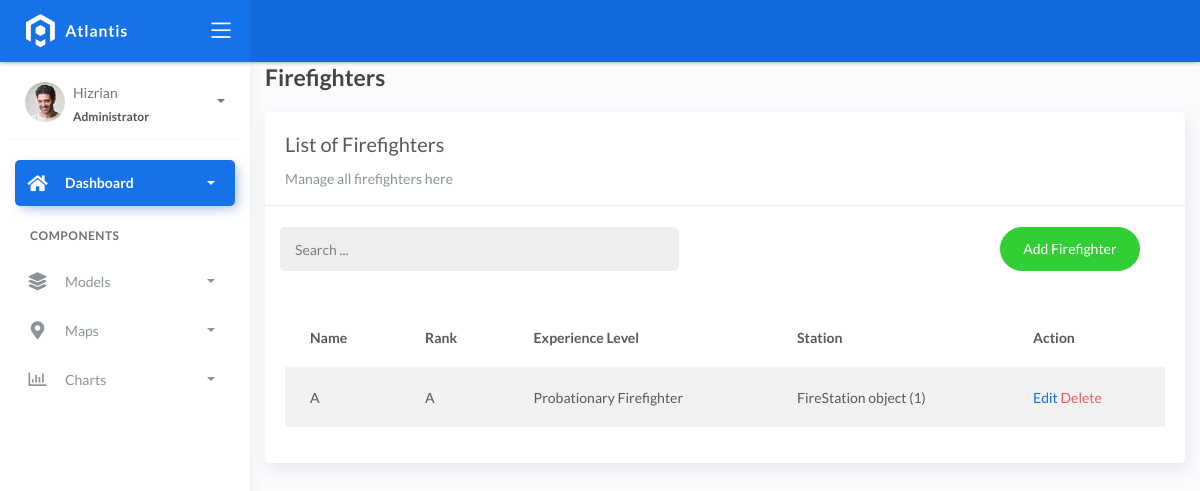
/firefighters/, run on the app's committed database.
### fire/models.py (models this page shows)
class BaseModel(models.Model):
    created_at = models.DateTimeField(auto_now_add=True, db_index=True)
    updated_at = models.DateTimeField(auto_now=True)
    class Meta:
        abstract = True

class Firefighters(BaseModel):
    XP_CHOICES = (
        ('Probationary Firefighter', 'Probationary Firefighter'),
        ('Firefighter I', 'Firefighter I'),
        ('Firefighter II', 'Firefighter II'),
        ('Firefighter III', 'Firefighter III'),
        ('Driver', 'Driver'),
        ('Captain', 'Captain'),
        ('Battalion Chief', 'Battalion Chief'),)
    name = models.CharField(max_length=150)
    rank = models.CharField(max_length=150)
    experience_level = models.CharField(max_length=150, choices=XP_CHOICES)
    station = models.ForeignKey(FireStation, on_delete=models.CASCADE, null=True, blank=True)

class FireStation(BaseModel):
    name = models.CharField(max_length=150)
    latitude = models.DecimalField(
        max_digits=22, decimal_places=16, null=True, blank=True)
    longitude = models.DecimalField(
        max_digits=22, decimal_places=16, null=True, blank=True)
    address = models.CharField(max_length=150)
    city = models.CharField(max_length=150)  # can be in separate table
    country = models.CharField(max_length=150)  # can be in separate table

### fire/views.py (the view)
# urls.py: path('firefighters/', views.FirefighterListView.as_view(), name='firefighters_list'),
class FirefighterListView(ListView):
    model = Firefighters
    template_name = "firefighters/list.html"
    context_object_name = "firefighters"
    paginate_by = 5

### templates/firefighters/list.html (shortened to what this page needs)
{% extends 'base.html' %} {% block content %}
<div class="content">
    <div class="container-fluid">
        <h4 class="page-title">Firefighters</h4>
        <div class="row">
            <div class="col-md-12">
                <div class="card">
                    <div class="card-header">
                        <div class="card-title">List of Firefighters</div>
                        <div class="card-category">Manage all firefighters here</div>
                    </div>
                    <br />
                    <div class="col-md-12 row">
                        <div class="col-md-6">
                            <form class="navbar-left navbar-form nav-search mr-md-3" action="{% url 'firefighters_list' %}">
                                <div class="input-group">
                                    <input type="text" placeholder="Search ... " class="form-control" name="q" />
                                    <div class="input-group-append">
                                        <span class="input-group-text">
                                        </span>
                                    </div>
                                </div>
                            </form>
                        </div>
                        <div class="col-md-6">
                            <div class="pull-right">
                                <a href="{% url 'firefighters_create' %}" class="btn btn-success btn-rounded">Add Firefighter</a>
                            </div>
                        </div>
                    </div>
                    <div class="card-body">
                        <table class="table table-striped mt-3">
                            <thead>
                                <tr>
                                    <th>Name</th>
                                    <th>Rank</th>
                                    <th>Experience Level</th>
                                    <th>Station</th>
                                    <th>Action</th>
                                </tr>
                            </thead>
                            <tbody>
                                {% for firefighter in object_list %}
                                <tr>
                                    <td>{{ firefighter.name }}</td>
                                    <td>{{ firefighter.rank }}</td>
                                    <td>{{ firefighter.experience_level }}</td>
                                    <td>{{ firefighter.station }}</td>
                                    <td>
                                        <a href="{% url 'firefighters_update' firefighter.id %}">Edit</a>
                                        <a href="{% url 'firefighters_delete' firefighter.id %}" class="text-danger">Delete</a>
                                    </td>
                                </tr>
                                {% empty %}
                                <tr>
                                    <td colspan="7" style="text-align: center;">
                                        <p class="text-sm font-weight-bold mb-0">No Records Found</p>
                                    </td>
                                </tr>
                                {% endfor %}
                            </tbody>
                        </table>
                    </div>
                </div>
            </div>
        </div>
    </div>
</div>
{% endblock %}

### data on the page
Firefighters: name "A", rank "A", experience_level "Probationary Firefighter", station "FireStation object (1)"
